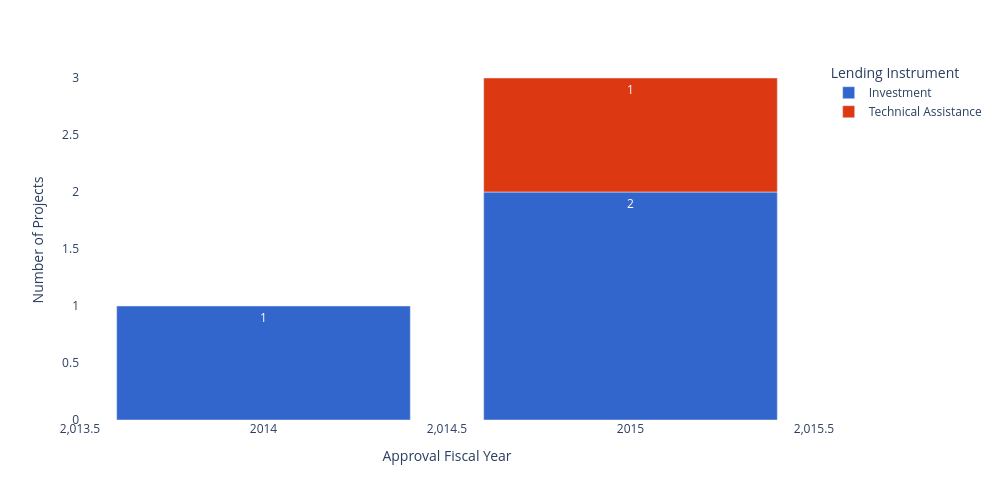

The notebook cell this image was saved under:
### Code cell
fig1_df = full_data.groupby(['PROJ_APPRVL_FY','LNDNG_INSTR_LONG_NAME'])['PROJ_ID'].nunique().reset_index()
fig1_df = fig1_df.rename(columns={'LNDNG_INSTR_LONG_NAME':'Lending Instrument'})
fig1 = px.bar(fig1_df,x='PROJ_APPRVL_FY',y='PROJ_ID',color='Lending Instrument',text='PROJ_ID', color_discrete_sequence=px.colors.qualitative.G10)
fig1.update_layout(plot_bgcolor='white')
fig1.update_xaxes(title='Approval Fiscal Year')
fig1.update_yaxes(title='Number of Projects')
fig1.update_layout(width=1000,height=500)

### Figure 1 — Plotly figure (JSON) as saved in the notebook; plotly's stock layout.template omitted (floating-point values rounded to 4 significant figures)
{"data": [{"hovertemplate": "Lending Instrument=Investment<br>PROJ_APPRVL_FY=%{x}<br>PROJ_ID=%{text}<extra></extra>", "legendgroup": "Investment", "marker": {"color": "#3366CC", "pattern": {"shape": ""}}, "name": "Investment", "orientation": "v", "showlegend": true, "text": [1.0, 2.0], "textposition": "auto", "type": "bar", "x": [2014.0, 2015.0], "xaxis": "x", "y": [1, 2], "yaxis": "y"}, {"hovertemplate": "Lending Instrument=Technical Assistance<br>PROJ_APPRVL_FY=%{x}<br>PROJ_ID=%{text}<extra></extra>", "legendgroup": "Technical Assistance", "marker": {"color": "#DC3912", "pattern": {"shape": ""}}, "name": "Technical Assistance", "orientation": "v", "showlegend": true, "text": [1.0], "textposition": "auto", "type": "bar", "x": [2015.0], "xaxis": "x", "y": [1], "yaxis": "y"}], "layout": {"barmode": "relative", "height": 500, "legend": {"title": {"text": "Lending Instrument"}, "tracegroupgap": 0}, "margin": {"t": 60}, "plot_bgcolor": "white", "width": 1000, "xaxis": {"anchor": "y", "domain": [0, 1], "title": {"text": "Approval Fiscal Year"}}, "yaxis": {"anchor": "x", "domain": [0, 1], "title": {"text": "Number of Projects"}}}}
